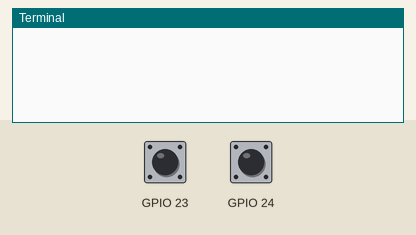
Bench run of a program on a simulated Raspberry Pi (BCM pin numbers). Shown: the last lines printed to the terminal. The inputs (shaded band) are chosen by the test bench; at power-on: GPIO 23 LOW, GPIO 24 HIGH.

Above: at 1.2 s.
1.3 s: GPIO 23 pulled HIGH for 0.15 s
At 2.3 s:
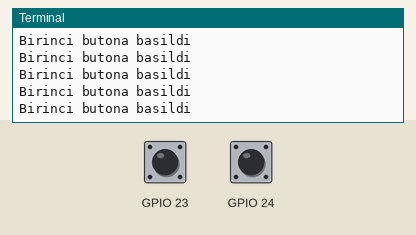
2.9 s: GPIO 24 pulled LOW for 0.15 s
At 3.5 s:
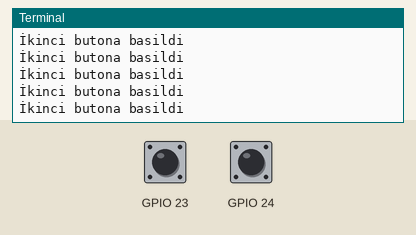

Measured:
- after the input at 1.3 s, the terminal: prints a new line at once (image 1)
- after the input at 2.9 s, the terminal: prints a new line at once (image 2)

The program:

03_python2.py
```python
#!/usr/bin/env python
# -*- coding: utf-8 -*-
import RPi.GPIO as GPIO

GPIO.setmode(GPIO.BCM) #Board sıralaması değil şematik sıralama
GPIO.setup(23, GPIO.IN, pull_up_down = GPIO.PUD_DOWN) #23 No'lu pine girişte yüksek voltaj beklemesini söyledik
GPIO.setup(24, GPIO.IN, pull_up_down = GPIO.PUD_UP) #24 No'lu pine girişte düşük voltaj beklemesini söyledik

while True: #sonsuz döngü

	if(GPIO.input(23) == 1): #eğer 23 nolu pindeki (3.3V besleme alan) tıklanırsa

		print("Birinci butona basildi")

	if(GPIO.input(24) == 0): #eğer 24 nolu pindeki (toprağa bağlı) tıklanırsa

		print("İkinci butona basildi")

GPIO.cleanup()
```
